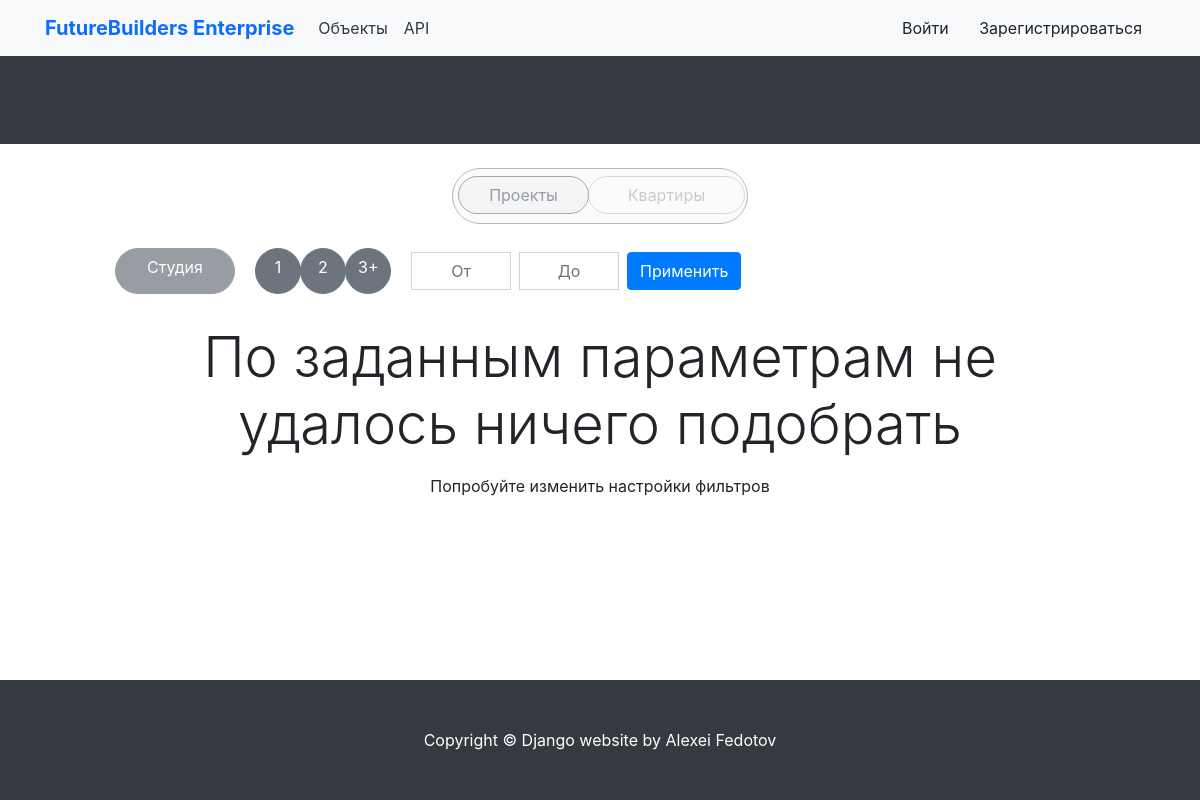
The page /projects/ on the database as committed earlier.
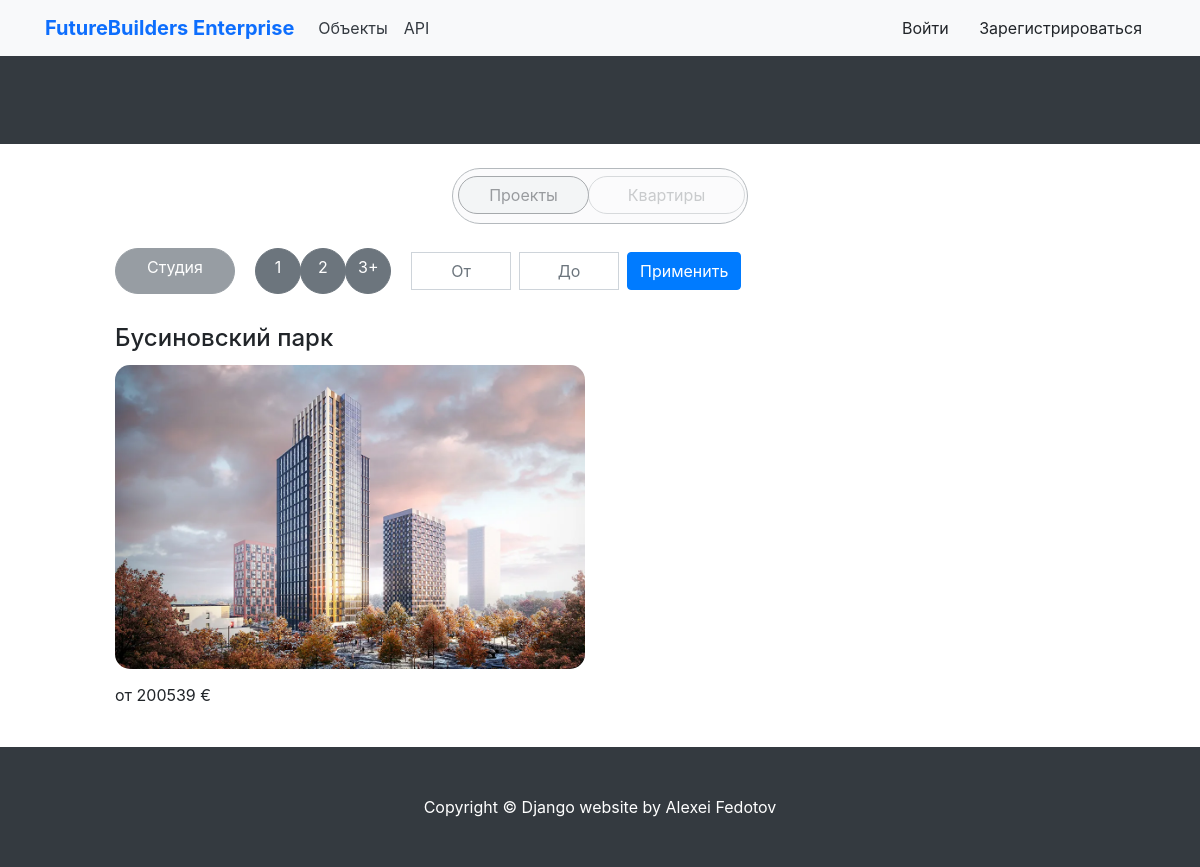
The same page on the database as committed later.
### shop/models.py (models this page shows, shortened)
class Object(models.Model):
    title = models.CharField(max_length=255, verbose_name='Наименование')
    slug = models.SlugField(unique=True)
    image = models.ImageField(verbose_name='Изображение')
    description = models.TextField(verbose_name='Описание', null=True)
    description2 = models.TextField(verbose_name='Описание', null=True)
    available = models.BooleanField(default=True, verbose_name='Доступность')
    address = models.TextField(verbose_name='Адрес')
    date = models.DateTimeField(verbose_name='Заселение до')
    class Meta:
        verbose_name = 'Объекты'  # отображение названия в админке
        verbose_name_plural = 'Объекты'  # отображение названия в админке
        ordering = ('title',)
    def get_absolute_url(self):
        return reverse('shop:search_list_project', args=[self.slug])

### shop/views.py (the view)
# urls.py: path('projects/', ObjectList.as_view(), name='projects'),
class ObjectList(ListView):
    model = Object
    template_name = 'shop/product/project_list.html'
    context_object_name = 'objects'
    def get_queryset(self):
        form = ObjectFilterForm(self.request.GET)
        objects_with_apartments = Object.objects.filter(frame__product__isnull=False).distinct()
        if form.is_valid():
            category = form.cleaned_data.get('category')
            min_price = form.cleaned_data.get('min_price')
            max_price = form.cleaned_data.get('max_price')
            if category:
                objects_with_apartments = objects_with_apartments.filter(frame__product__category__slug=category)
            objects_with_apartments = objects_with_apartments.exclude(frame__product__order_items__order__paid=True)
            if min_price:
                objects_with_apartments = objects_with_apartments.filter(frame__product__price__gte=min_price)
            if max_price:
                objects_with_apartments = objects_with_apartments.filter(frame__product__price__lte=max_price)
        objects_with_min_price = []
        for obj in objects_with_apartments:
            min_price = obj.frame_set.first().product_set.filter(available=True).aggregate(min_price=Min('price'))[
                'min_price']
            obj.min_price = min_price
            objects_with_min_price.append(obj)
        return objects_with_min_price
    def get_context_data(self, **kwargs):
        context = super().get_context_data(**kwargs)
        context['filter_form'] = ObjectFilterForm(self.request.GET)
        return context

### shop/forms.py
class ObjectFilterForm(forms.Form):
    CATEGORY_CHOICES = [
        ('studio', 'Студия'),
        ('1-room', '1 комната'),
        ('2-room', '2 комнаты'),
        ('3-room', '3 и более комнат'),
    ]
    category = forms.ChoiceField(choices=CATEGORY_CHOICES, required=False)
    min_price = forms.IntegerField(label='От', required=False)
    max_price = forms.IntegerField(label='До', required=False)

### cart/cart_services.py (called while the page is built)
    def get_cart(self) -> Dict[str, Dict[str, Union[str, int]]]:
        return self.session.get(settings.CART_ID, {})

### cart/context_processors.py (called while the page is built)
def get_cart_total_price(request):
    cart = Cart(request)
    cart_total_price = sum(Decimal(item['price']) * item['quantity'] for item in cart.get_cart().values())
    return {
        'cart_total_price': cart_total_price
    }

### shop/context_processors.py (called while the page is built)
def get_categories_from_shop(request):
    categories = Category.objects.all()
    return {'categories': categories}

### shop/templates/shop/product/project_list.html (shortened to what this page needs)
{% extends "shop/base.html" %}
{% load static %}
{% block content %}
    <br>
            <div class="container-fluid mb-4 d-flex align-items-center justify-content-center">
                <div class="row justify-content-center">
                    <div class="input-group input-group-lg">
                        <div class="btn btn-secondary rounded-pill" style="opacity: 0.5; background-color: #f8f9fa; width: 296px; height: 56px; padding: 5px;">
                            <div class="input-group-prepend d-flex align-items-center">
                                <div class="btn-group d-flex align-items-center" data-toggle="buttons" style="margin-top: 2px">
                                    <div class="btn btn-secondary rounded-pill active text-dark" style="opacity: 1; background-color: #e9ecef; width: 131px;" onclick="window.location='{% url 'shop:projects' %}'">
                                        Проекты
                                    </div>
                                    <div class="btn btn-secondary rounded-pill text-dark" style="opacity: 0.5; background-color: #f8f9fa; width: 157px;" onclick="window.location='{% url 'shop:search' %}'">
                                        Квартиры
                                    </div>
                                </div>
                            </div>
                        </div>
                    </div>
                </div>
            </div>
    <div class="container-fluid mt-4 d-flex align-items-center justify-content-start">
        <a href="{% url 'shop:projects' %}?category=studio" class="btn btn-secondary rounded-pill" style="width: 120px; height: 46px; opacity: 0.7;">Студия</a>
        <div class="btn-group" style="margin-left: 20px;">
            <a href="{% url 'shop:projects' %}?category=1-room" class="btn btn-secondary rounded-circle" style="width: 46px; height: 46px;">1</a>
            <a href="{% url 'shop:projects' %}?category=2-room" class="btn btn-secondary rounded-circle" style="width: 46px; height: 46px;">2</a>
            <a href="{% url 'shop:projects' %}?category=3-room" class="btn btn-secondary rounded-circle" style="width: 46px; height: 46px;">3+</a>
        </div>
        <form method="get" class="form-inline" style="width: 350px; margin-left: 20px;">
            <input type="text" name="min_price" class="form-control mr-2" placeholder="От" style="border-radius: 0; text-align: center; width: 100px;">
            <input type="text" name="max_price" class="form-control mr-2" placeholder="До" style="border-radius: 0; text-align: center; width: 100px;">
            <button type="submit" class="btn btn-primary">Применить</button>
        </form>
    </div>
    <div class="container-fluid" style="margin-top:30px">
        {% if objects %}
            <div class="row row-cols-1 row-cols-md-2 g-4">
                {% for obj in objects %}
                    <div class="col mb-4">
                        <h4 class="card-title">{{ obj.title }}</h4>
                        <div class="card border-0" style="width: 100%;">
                            <a href="{{ obj.get_absolute_url }}">
                                <img src="{% if obj.image %}{{ obj.image.url }}{% else %}{% static 'shop/img/no_image.png' %}{% endif %}" class="card-img-top rounded-custom" alt="..." style="background-color: rgba(245, 245, 245, 1);">
                            </a>
                        </div>
                        <p class="card-text" style="margin-top: 14px">от {{ obj.min_price }} €</p>
                    </div>
                {% endfor %}
            </div>
        {% else %}
            <div class="text-center">
                <p class="display-4">По заданным параметрам не удалось ничего подобрать</p>
                <p>Попробуйте изменить настройки фильтров</p>
            </div>
        {% endif %}
    </div>
{% endblock %}

Rows that differ between the two databases and show on the page:
added Object: title "Бусиновский парк", image (picture), min_price "200539"
Other text that changed with them:
text no longer shown: "По заданным параметрам не удалось ничего подобрать Попробуйте изменить настройки фильтров"
